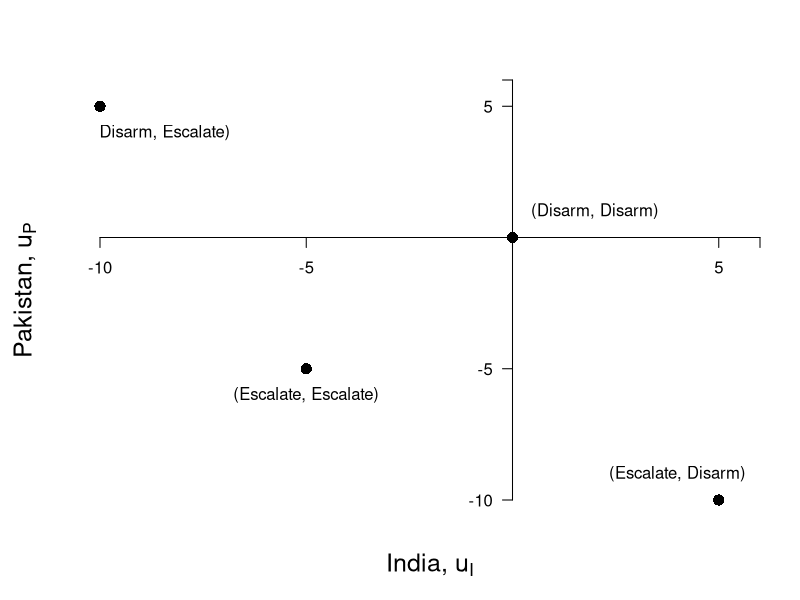

R code for this plot:
require(ggplot2)
require(shape)
pdf(file = "society/midterm_axes_solution.pdf", width = 9, height = 7)

#Set parameters for graphics
axislabelsize <- 1.5
par(mar =  c(5, 5, 4, 2))
xlims <- c(-10, 6)
ylims <- c(-10, 6)

#Plot command 
plot(0, 0, xlim = xlims, ylim = ylims, 
     type = "n",
     xlab = expression(paste("India, ",u[I])),
     ylab = expression(paste("Pakistan, ",u[P])),
     axes = FALSE,
     cex.lab = axislabelsize, 
     bty = "n", 
     xaxs="i", 
     yaxs="i"
)


#Customize ticks and labels for the plot
# ticksy <- seq(ylims[1], ylims[2], 5)
# ylabels <- seq(ylims[1], ylims[2], 5)
# ticksx <- seq(xlims[1], xlims[2], 5)
# xlabels <- seq(xlims[1], xlims[2], 5)
ticksy <- c(-10, -5, 0, 5, 6)
ylabels <- c(-10, -5, NA, 5, NA)
ticksx <-c(-10, -5, 0, 5, 6)
xlabels <-c(-10, -5, NA, 5, NA)
axis(1, at = ticksx, pos = 0, labels = xlabels)
axis(2, at = ticksy, pos = 0, labels = ylabels, las = 1)

#Lines fuf/upf
# segments(100, 0, 0, 100, lty = 1, col = "black", lwd = graphlinewidth)

# #Add points for outcomes
points(-5, -5, pch = 16, col = "black", cex = 1.5, xpd = TRUE)
text(-5, -6, expression(paste("(Escalate, Escalate)")))
points(-10, 5, pch = 16, col = "black", cex = 1.5, xpd = TRUE)
text(-8.5, 4, expression(paste("(Disarm, Escalate)")))
points(5, -10, pch = 16, col = "black", cex = 1.5, xpd = TRUE)
text(4, -9, expression(paste("(Escalate, Disarm)")))
points(0, 0, pch = 16, col = "black", cex = 1.5, xpd = TRUE)
text(2, 1, expression(paste("(Disarm, Disarm)")))


#Label utility possibilities frontier
# Arrows(40, 80, 40, 65, col = "black", lty = 1, lwd = 2, arr.type = "triangle")
# text(40, 90, expression(paste("Utility Possibilities")))
# text(40, 85, expression(paste("Frontier (upf)")))

dev.off()
